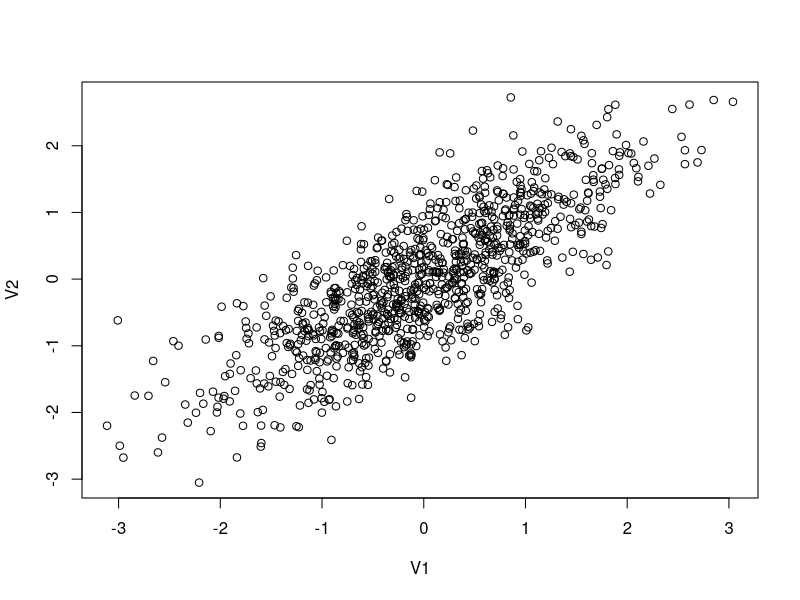
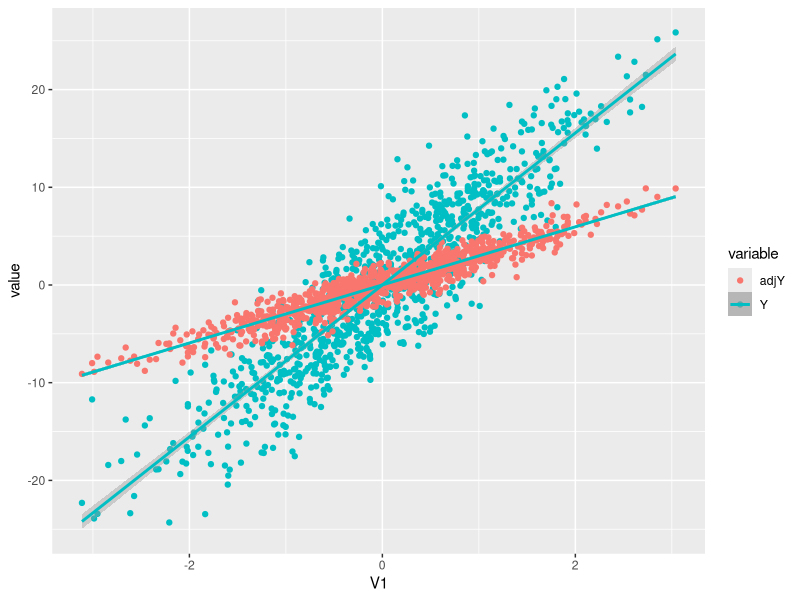
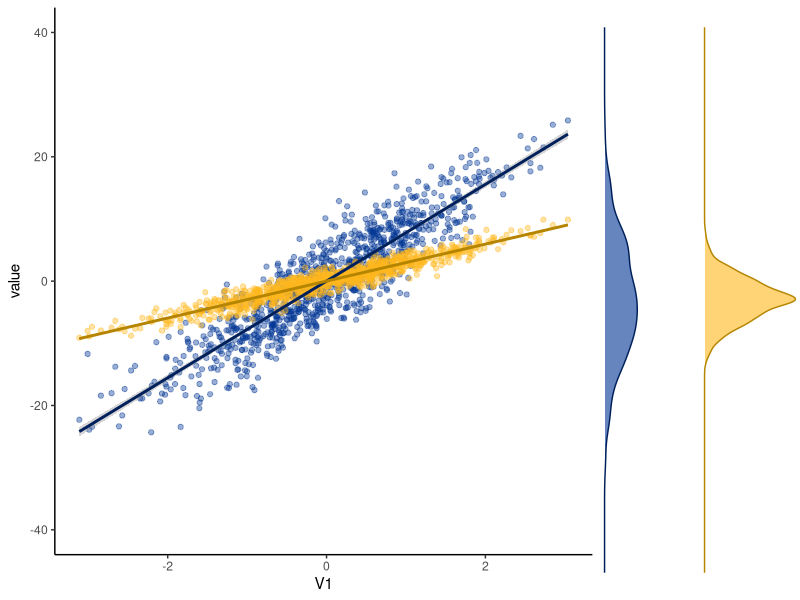

Source code (R) for these figures, in order:
## ---- chunk 1
knitr::opts_chunk$set(echo = TRUE)
## ---- chunk 2
#This is a comment, alone in a chunk. 

## ---- chunk 3
library(MASS)
library(ggplot2)

out <- as.data.frame(mvrnorm(1000, mu = c(0,0), 
                     Sigma = matrix(c(1,0.8,0.8,1), ncol = 2), 
                     empirical = TRUE))
cor(out)
plot(out)

## ---- chunk 4
out$error<-rnorm(1000, mean=0, sd=1)

#The data generating process
B1<-3
B2<-6

out$Y<-out$V1*B1+out$V2*B2+out$error
## ---- chunk 5
ps1_reg1 <- lm(data=out, Y ~ V1+V2)
summary(ps1_reg1)

beta1 <- coef(ps1_reg1)[2]
beta2 <- coef(ps1_reg1)[3]

## ---- chunk 6
ps1_reg2 <- lm(data=out, Y ~ V1)
summary(ps1_reg2)

beta1_OVB <- coef(ps1_reg1)[2]
beta1_OVB

## ---- chunk 7

out$adjY <- out$Y - beta2*out$V2

ps1_reg2 <- lm(data=out, adjY ~ V1)
summary(ps1_reg2)

## ---- chunk 8
plotted<-ggplot(out, aes(V1, y = value, color = variable)) + 
    geom_point(aes(y = Y, col = "Y")) + 
    geom_point(aes(y = adjY, col = "adjY"))+
    geom_smooth(method='lm', aes(y = Y, col = "Y"))+
    geom_smooth(method='lm', aes(y = adjY, col = "Y"))

plotted

## ---- chunk 9
library(ggpubr)

p1 <- ggplot(out, aes(V1, y = value)) + 
    geom_point(aes(y = Y, col = "Y"), color="#003594", alpha=0.4) + 
    geom_point(aes(y = adjY, col = "adjY"), color="#FFB81C", alpha=0.4)+
    geom_smooth(method='lm', aes(y = Y, col = "Y"), color="#00205B")+
    geom_smooth(method='lm', aes(y = adjY, col = "Y"), color="#B58500") +
	scale_y_continuous(limits=c(-40, 40)) +
	theme_classic()
p2 <- ggplot(out, aes(x=Y)) + 
	geom_density(color="#00205B", fill="#003594", alpha=0.6) + 
	theme(axis.text.x = element_blank(),  axis.text.y = element_blank()) + 
	scale_x_continuous(limits=c(-40, 40)) + 
	scale_y_continuous(limits=c(0, 0.125)) +
	coord_flip() +
	theme_void()
p3 <- ggplot(out, aes(x=adjY)) + 
	geom_density(color="#B58500", fill="#FFB81C", alpha=0.6) + 
	theme(axis.text.x = element_blank(),  axis.text.y = element_blank()) + 
	scale_x_continuous(limits=c(-40, 40)) + 
	coord_flip() +
	theme_void()
ggarrange(p1, p2, p3, widths=c(3, 0.5, 0.5), ncol=3)
